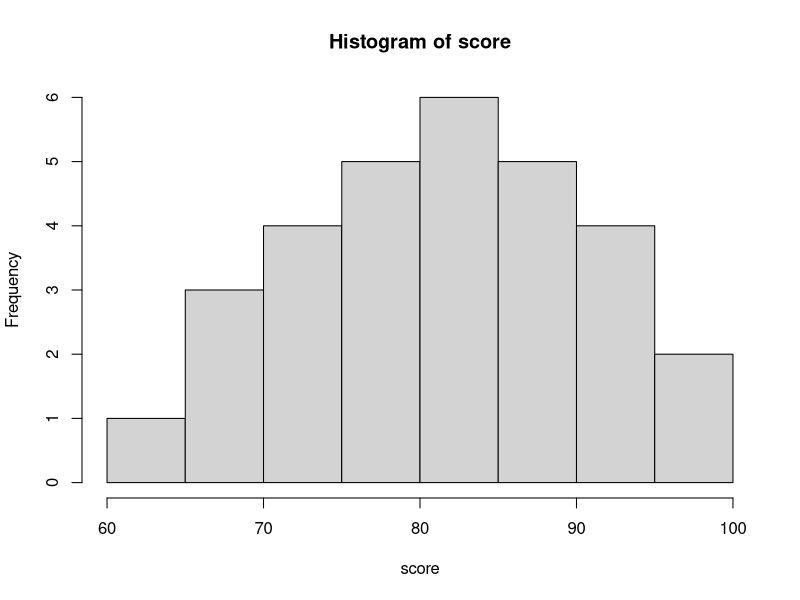
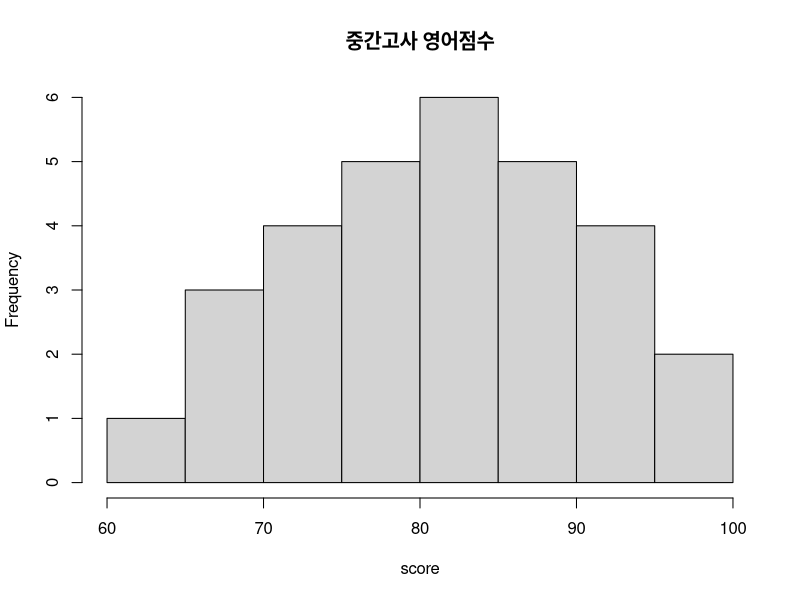
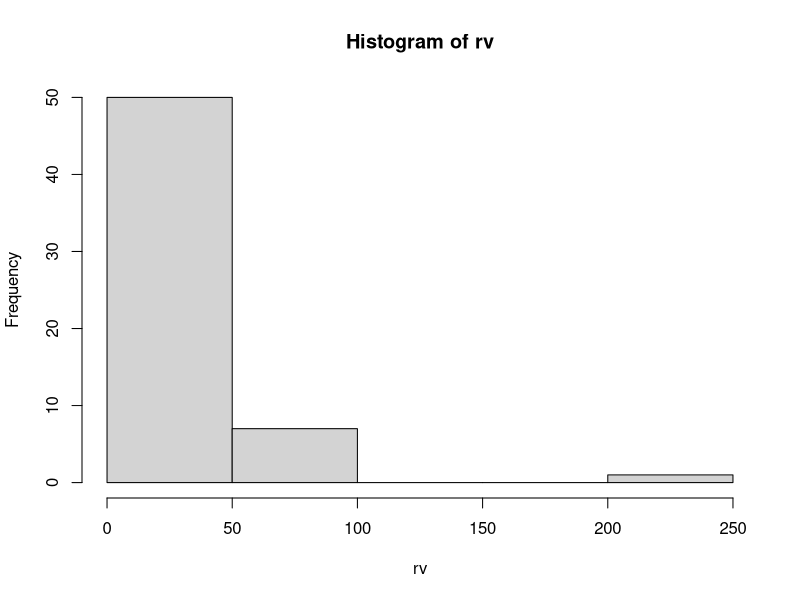
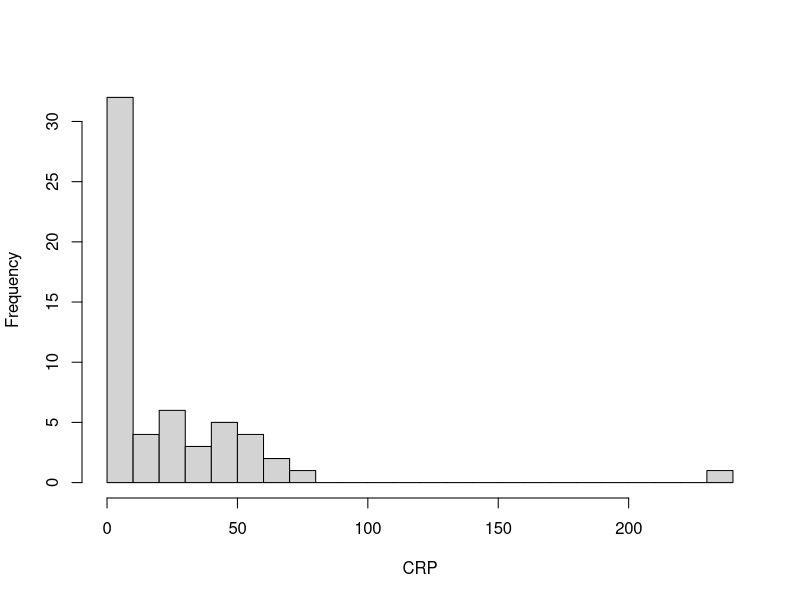
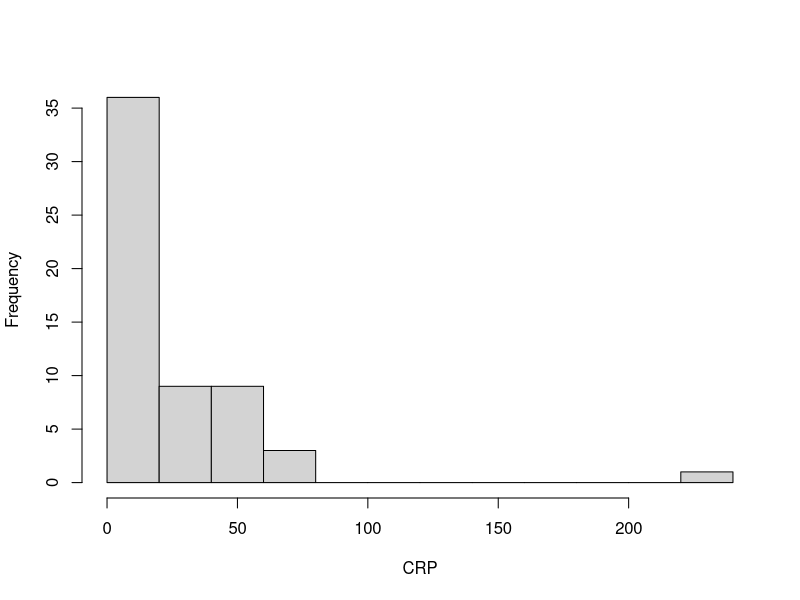
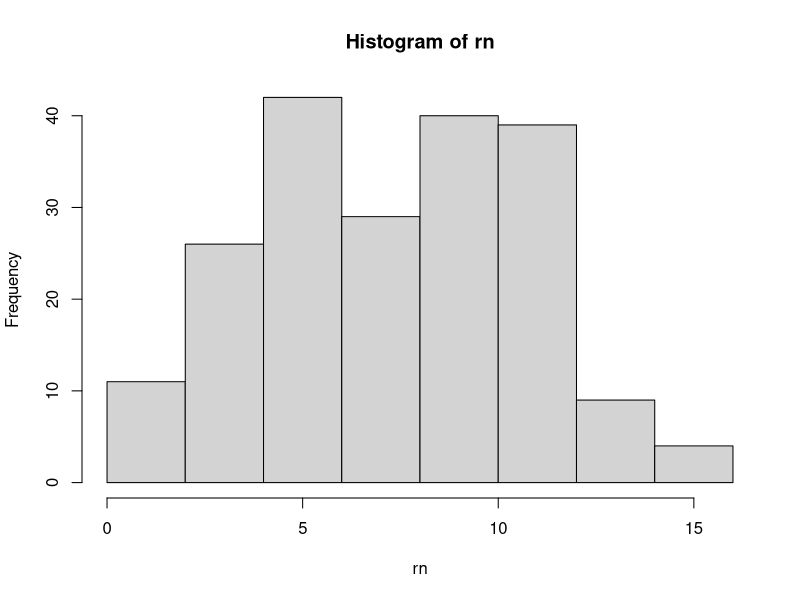
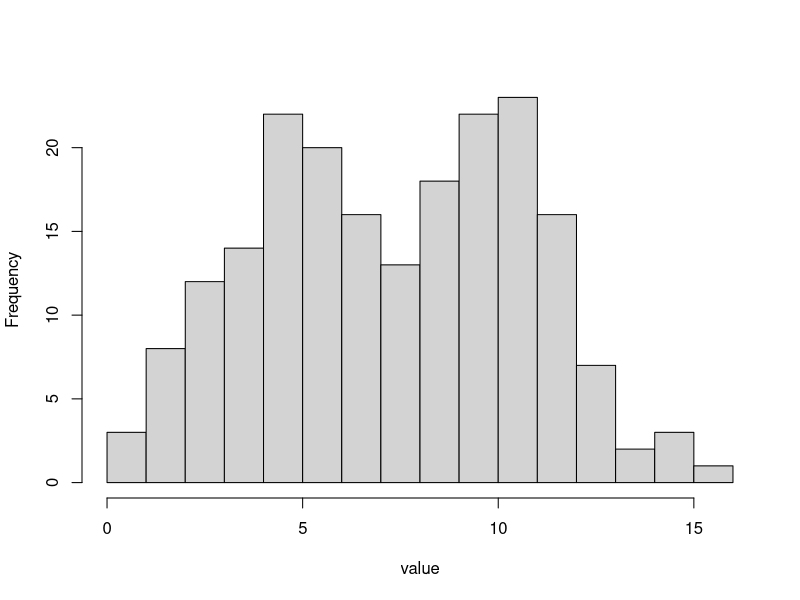
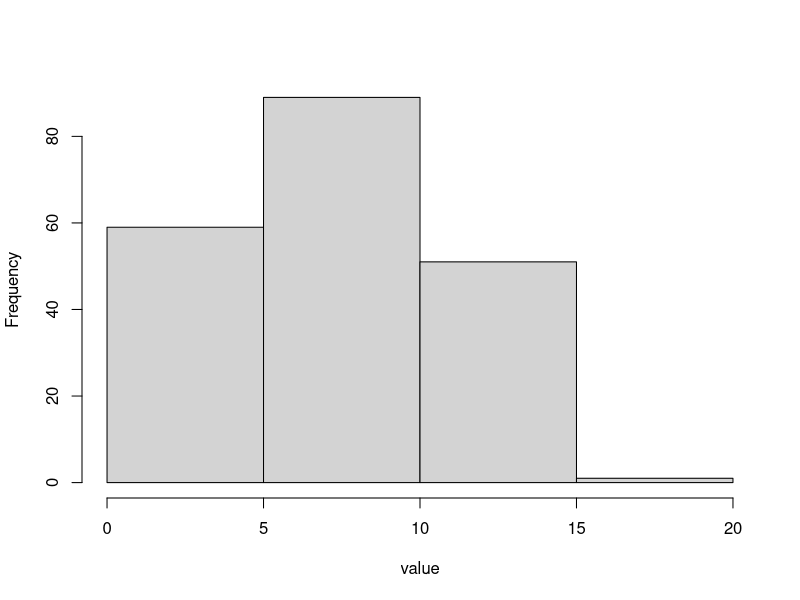

The R script that drew these images, in order:

library(ggplot2)

setwd("D:\\R_exercise")

##################################################

##함수를 이용해서 히스토그램 그리기

#hist(x, breaks, main, xlab, ylab, xlim, ylim....)\
#x : 데이터벡터
#break : 계급에 대한 정보, 계급의 개수, 계급을 나누는 값들의 벡터
#main : 그래프의 제목
#xlab,ylab: 축의 제목
#xlim, ylim : 축의 범위 

#예제 2-6
score<-c(93, 83, 91, 68, 75, 87, 89, 96, 97, 67, 83, 81, 87, 80, 64,
         83, 88, 76, 91, 78, 72, 80, 69, 80, 84, 71, 91, 81, 88, 73)

hist(score)
hist(score, main = "중간고사 영어점수")

#예제 2-7

rv<-c(0.8, 0.8, 0.8, 0.9, 0.9, 0.9, 0.9, 0.9,
      
      1, 1, 1.8,
      2, 2.1, 2.3, 2.4, 2.8, 2.9,
      3, 3.2, 3.3, 3.5, 3.8, 3.8, 3.9,
      4, 4.2, 4.4, 4.5,
      5.1, 5.3, 5.3, 5.4,
      14, 17, 18, 19,
      21, 21, 23, 25, 27, 28, 32, 34, 36,
      41, 42, 44, 48, 49,
      51, 54, 59,60, 61, 62, 80,
      240)

hist(rv)
hist(rv, main = "", xlab="CRP", ylab = "Frequency", breaks = 20) #20계급
hist(rv, main = "", xlab="CRP", ylab = "Frequency", breaks = seq(0,240,20)) # 0 240까지 20계급을 나눠라


#예제 2-8
set.seed(2021)
rn<-c(rnorm(100, 5, 2), rnorm(100, 10, 2)) 
#rnorm(100, 5, 2) : 평균이 5, 표준편차가 2인 정규분포를 따르는 난수 생성
#rnorm(100, 10, 2) : 평균이 10, 표준표차가 2인 정규분포를 따르는 난수 
#할때마다 다른 난수가 발생 그래서 set.seed(2021)을 사용하면 동일한 난수 발생

hist(rn)
hist(rn, breaks = 20, main = "", xlab="value")
hist(rn, breaks = 5, main = "", xlab="value")

#예제 2-9
age<-c(57, 61, 47, 57, 48, 58, 57, 61, 54, 50, 68, 51)

##################################################

##상자 그림 그리기

#boxplot(x.....)
#x: 데이터 벡터값

#예제 2-15
age<-c(57, 61, 47, 57, 48, 58, 57, 61, 54, 50, 68, 51)
boxplot(age, ylab="Age")


#예제 2-16
member<-c(92, 107, 180, 90, 78, 91, 102, 88, 106, 125, 95, 102, 162)
boxplot(member, ylab="Number of board members")
#r이 판단하여 특이점 표기

##################################################

## x가 데이터 벡터일때
#평균 : mean(x)
#분산 : var(x)
#표준편차 : sd(x)
#중앙값 : median(x)
#다섯수치요약 : fivenum(x)
#사분위수 범위 : IQR(x)
#범위 : range(x)


#예제 2-15
member<-c(92, 107, 180, 90, 78, 91, 102, 88, 106, 125, 95, 102, 162)
mean(member)
var(member)
sd(member)
median(member)
fivenum(member)
IQR(member)
range(member)
hist(member, breaks = 10)
